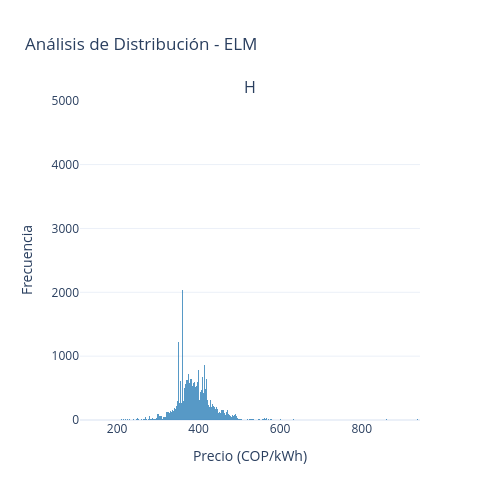
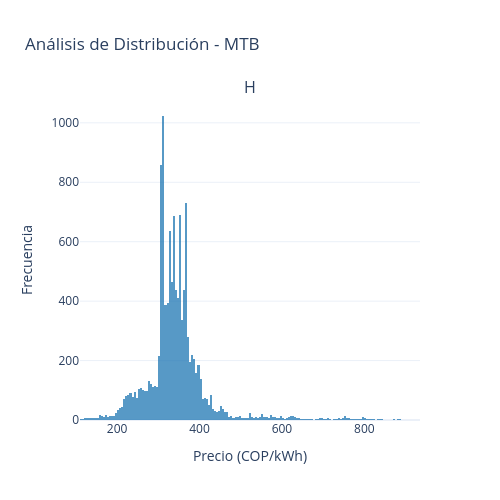
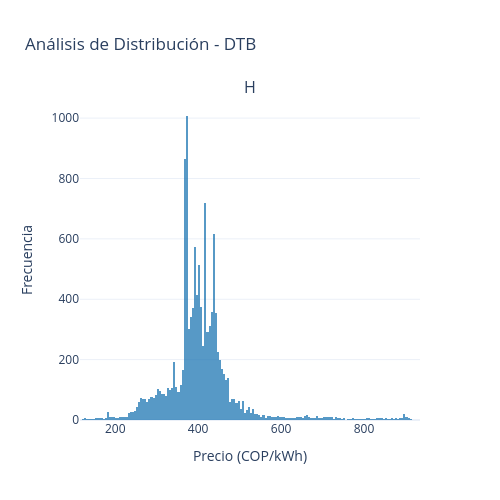
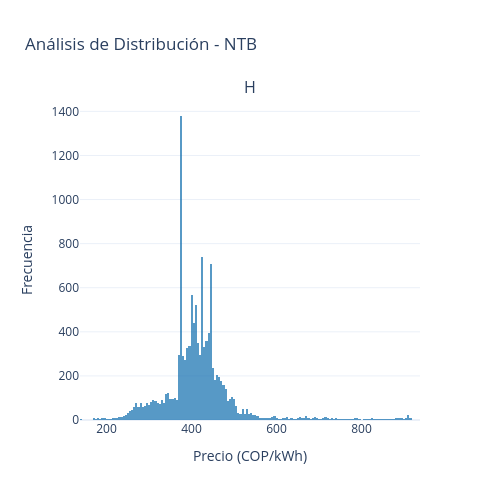

Notebook code for these charts, in order:
### Code cell
# Estadísticas descriptivas, histograma y violin plot para cada tipo de contrato
cols_analyze = ["Fecha", "FechaVencimientoContrato", "Precio"]
for tipo in df_futuros["Tipo"].unique():
    print(f"\nEstadísticas para contratos de tipo: {tipo}")
    temp_df = df_futuros[df_futuros["Tipo"] == tipo]
    display(temp_df[cols_analyze].describe())

    # 1. Crear la estructura de la figura (1 fila, 2 columnas)
    datos_filtrados = temp_df["Precio"] # Asegurarse de no incluir NaN en los gráficos
    fig = make_subplots(
        rows=1, cols=1,
        subplot_titles=(f"Histograma de Precios - {tipo}")
    )

    # 2. Agregar el Histograma (Columna 1)
    # Nota: Plotly puro no trae la curva KDE automática como Seaborn, 
    # pero el histograma interactivo es muy potente.
    fig.add_trace(
        go.Histogram(
            x=datos_filtrados,
            name="Histograma",
            marker_color='#1f77b4',  # Un azul estándar
            opacity=0.75
        ),
        row=1, col=1
    )

    # 3. Actualizar el diseño general (Layout)
    fig.update_layout(
        title_text=f"Análisis de Distribución - {tipo}",
        showlegend=False,           # Ocultamos la leyenda para limpiar la vista
        template="plotly_white",    # Fondo blanco estilo Seaborn
        height=500,                 # Altura similar a figsize=(10,4)
        width=500
    )

    # Etiquetas de los ejes
    fig.update_xaxes(title_text="Precio (COP/kWh)", row=1, col=1)
    fig.update_yaxes(title_text="Frecuencia", row=1, col=1)

    fig.show()

### Figure 1 — Plotly figure (JSON) as saved in the notebook; plotly's stock layout.template omitted (floating-point values rounded to 4 significant figures; data arrays with more than 128 entries replaced by an {"elided": "..."} marker saying what was removed)
{"data": [{"marker": {"color": "#1f77b4"}, "name": "Histograma", "opacity": 0.75, "type": "histogram", "x": {"elided": "36648 float values"}, "xaxis": "x", "yaxis": "y"}], "layout": {"annotations": [{"font": {"size": 16}, "showarrow": false, "text": "H", "x": 0.5, "xanchor": "center", "xref": "paper", "y": 1, "yanchor": "bottom", "yref": "paper"}], "height": 500, "showlegend": false, "title": {"text": "Análisis de Distribución - ELM"}, "width": 500, "xaxis": {"anchor": "y", "domain": [0, 1], "title": {"text": "Precio (COP/kWh)"}}, "yaxis": {"anchor": "x", "domain": [0, 1], "title": {"text": "Frecuencia"}}}}

### Figure 2 — Plotly figure (JSON) as saved in the notebook; plotly's stock layout.template omitted (floating-point values rounded to 4 significant figures; data arrays with more than 128 entries replaced by an {"elided": "..."} marker saying what was removed)
{"data": [{"marker": {"color": "#1f77b4"}, "name": "Histograma", "opacity": 0.75, "type": "histogram", "x": {"elided": "12216 float values"}, "xaxis": "x", "yaxis": "y"}], "layout": {"annotations": [{"font": {"size": 16}, "showarrow": false, "text": "H", "x": 0.5, "xanchor": "center", "xref": "paper", "y": 1, "yanchor": "bottom", "yref": "paper"}], "height": 500, "showlegend": false, "title": {"text": "Análisis de Distribución - MTB"}, "width": 500, "xaxis": {"anchor": "y", "domain": [0, 1], "title": {"text": "Precio (COP/kWh)"}}, "yaxis": {"anchor": "x", "domain": [0, 1], "title": {"text": "Frecuencia"}}}}

### Figure 3 — Plotly figure (JSON) as saved in the notebook; plotly's stock layout.template omitted (floating-point values rounded to 4 significant figures; data arrays with more than 128 entries replaced by an {"elided": "..."} marker saying what was removed)
{"data": [{"marker": {"color": "#1f77b4"}, "name": "Histograma", "opacity": 0.75, "type": "histogram", "x": {"elided": "12216 float values"}, "xaxis": "x", "yaxis": "y"}], "layout": {"annotations": [{"font": {"size": 16}, "showarrow": false, "text": "H", "x": 0.5, "xanchor": "center", "xref": "paper", "y": 1, "yanchor": "bottom", "yref": "paper"}], "height": 500, "showlegend": false, "title": {"text": "Análisis de Distribución - DTB"}, "width": 500, "xaxis": {"anchor": "y", "domain": [0, 1], "title": {"text": "Precio (COP/kWh)"}}, "yaxis": {"anchor": "x", "domain": [0, 1], "title": {"text": "Frecuencia"}}}}

### Figure 4 — Plotly figure (JSON) as saved in the notebook; plotly's stock layout.template omitted (floating-point values rounded to 4 significant figures; data arrays with more than 128 entries replaced by an {"elided": "..."} marker saying what was removed)
{"data": [{"marker": {"color": "#1f77b4"}, "name": "Histograma", "opacity": 0.75, "type": "histogram", "x": {"elided": "12216 float values"}, "xaxis": "x", "yaxis": "y"}], "layout": {"annotations": [{"font": {"size": 16}, "showarrow": false, "text": "H", "x": 0.5, "xanchor": "center", "xref": "paper", "y": 1, "yanchor": "bottom", "yref": "paper"}], "height": 500, "showlegend": false, "title": {"text": "Análisis de Distribución - NTB"}, "width": 500, "xaxis": {"anchor": "y", "domain": [0, 1], "title": {"text": "Precio (COP/kWh)"}}, "yaxis": {"anchor": "x", "domain": [0, 1], "title": {"text": "Frecuencia"}}}}
